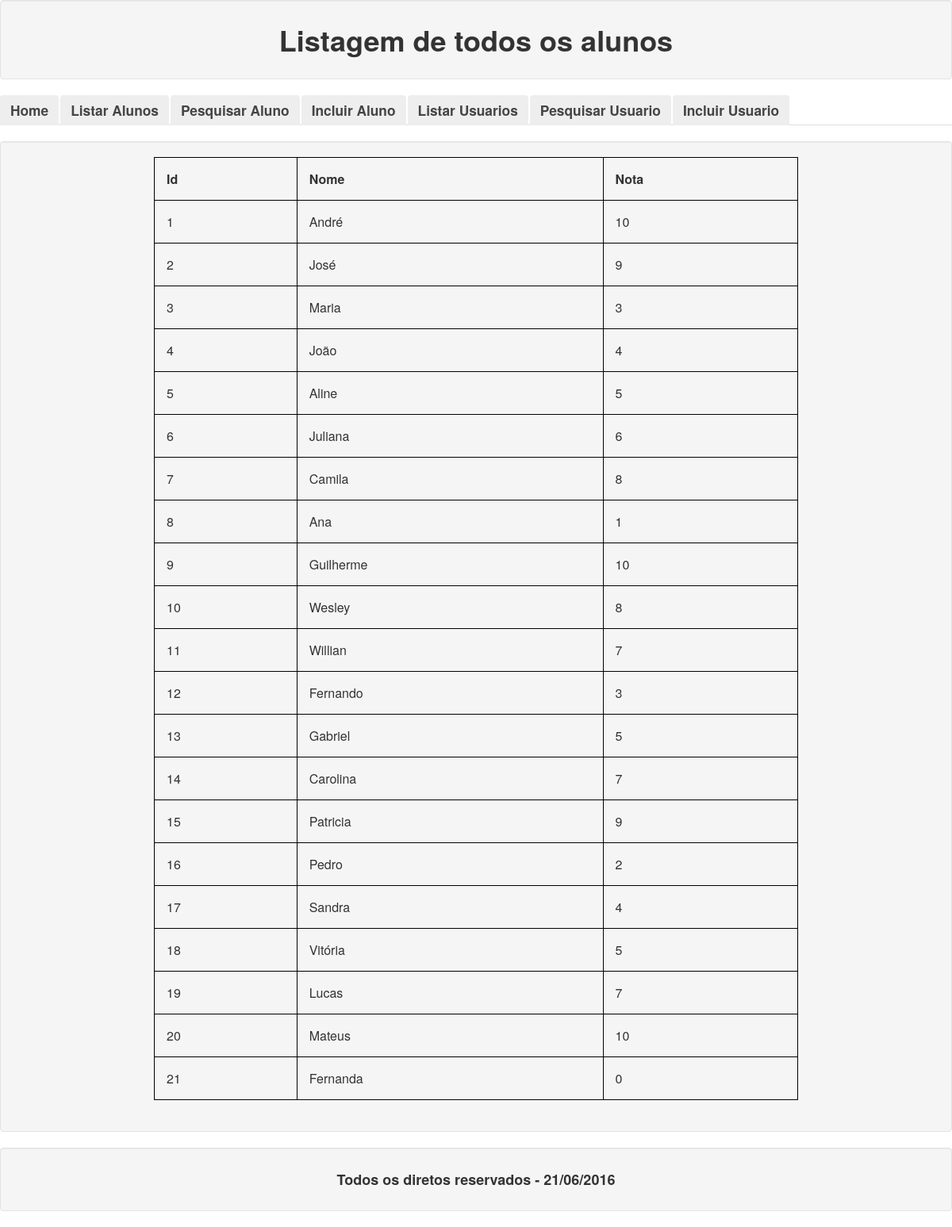
The app's page /listarTodosAlunos.php with its own data.
### tables this page shows
create table aluno
(
	id int auto_increment primary key,
	nome varchar(255),
	nota int
);

### alunoDao.php (called while the page is built, shortened)
<?php
class AlunoDao
{
	private $conexao;
	private $stmt;
	public function __construct()
	{
		try
		{
			$this->conexao = new \PDO("mysql:host=localhost;dbname=pdo", "root", "1234");
		}
		catch(\PDOException $e)
		{
			die($e->getMessage());
		}
	}
	public function GetAlunos()
	{
		$this->SetStatment("select id, nome, nota from pdo.aluno order by id;", null);
		$this->stmt->execute();
		return $this->stmt->fetchALL(\PDO::FETCH_CLASS);
	}
	private function SetStatment($query, $aluno)
	{
		$this->stmt = $this->conexao->prepare($query);
	}
}
?>

### listarTodosAlunos.php (the view, shortened to what this page needs)
<html>
	<head>
        <link href="css/bootstrap.min.css" rel="stylesheet">
	</head>
	<body>
		<center>
		<div class="well">
			<center>
				<h1>Listagem de todos os alunos</h1>
			</center>
		</div>
		<?php require_once ("menu.php");?>
		<div class="panel panel-default">
			<div class="well">
				<table style="width:70%">
				  <tr>
					<td><b>Id</b></td>
					<td><b>Nome</b></td>
					<td><b>Nota</b></td>
				  </tr>
				  <?php
					require_once ("alunoDao.php");
					try
					{
						$dao = new alunoDao();
						$alunos = $dao->GetAlunos();
						foreach($alunos as $aluno)
						{
							echo "<tr><td>".$aluno->id."</td><td>".$aluno->nome."</td><td>".$aluno->nota."</td></tr>";
						}
					}
					catch(\PDOException $e)
					{
						die($e->getMessage());
					}
				  ?>
				</table>
				<br>
			</div>
		</div>
		</center>
	</body>
	<?php require_once("rodape.php"); ?>
</html>

### records on screen
aluno: id "1", nome "André", nota "10"
aluno: id "2", nome "José", nota "9"
aluno: id "3", nome "Maria", nota "3"
aluno: id "4", nome "João", nota "4"
aluno: id "5", nome "Aline", nota "5"
aluno: id "6", nome "Juliana", nota "6"
aluno: id "7", nome "Camila", nota "8"
aluno: id "8", nome "Ana", nota "1"
aluno: id "9", nome "Guilherme", nota "10"
aluno: id "10", nome "Wesley", nota "8"
aluno: id "11", nome "Willian", nota "7"
aluno: id "12", nome "Fernando", nota "3"
aluno: id "13", nome "Gabriel", nota "5"
aluno: id "14", nome "Carolina", nota "7"
aluno: id "15", nome "Patricia", nota "9"
aluno: id "16", nome "Pedro", nota "2"
aluno: id "17", nome "Sandra", nota "4"
aluno: id "18", nome "Vitória", nota "5"
aluno: id "19", nome "Lucas", nota "7"
aluno: id "20", nome "Mateus", nota "10"
aluno: id "21", nome "Fernanda", nota "0"
